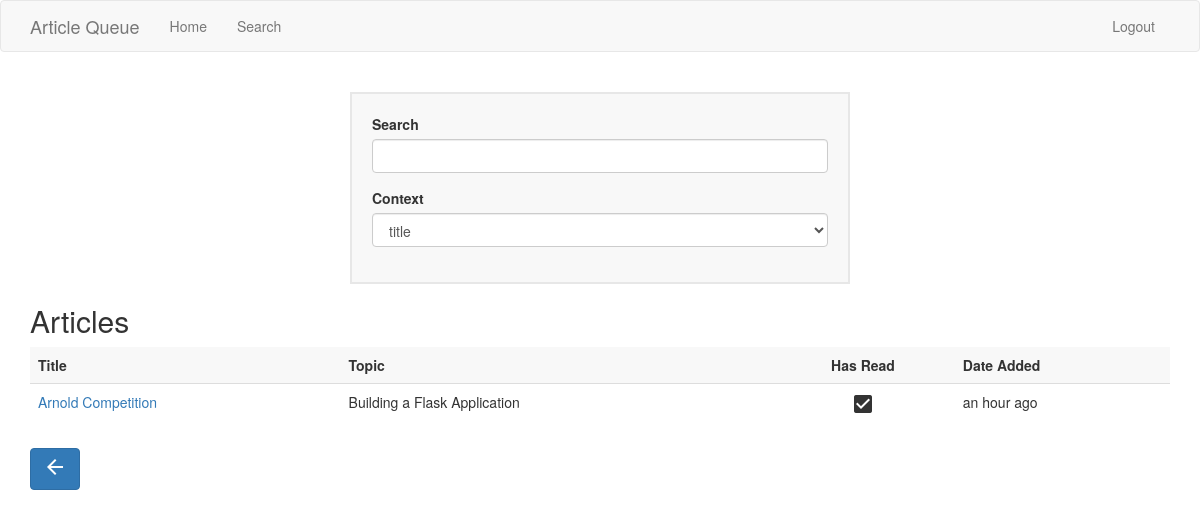
Page /search (signed in) on the committed database.
### app/models.py (models this page shows, shortened)
class Article(db.Model):
    id = db.Column(db.Integer, primary_key=True)
    title = db.Column(db.String(120), index=True)
    topic = db.Column(db.String(140), index=True)
    url = db.Column(db.String(120))
    timestamp = db.Column(db.DateTime, index=True, default=datetime.utcnow)
    has_read = db.Column(db.Boolean, default=False)
    user_id = db.Column(db.Integer, db.ForeignKey('user.id'))

### app/routes.py (the view)
@app.route('/search')
def search():
  form = SearchForm()
  articles = Article.query.all()
  context = request.args.get('context')
  if context == 'title':
    title = request.args.get('query')
    article_query = Article.query.filter(Article.title.like('%'+title+'%'))
    articles = [ article for article in article_query ]
  elif context == 'topic':
    topic = request.args.get('query')
    article_query = Article.query.filter(Article.topic.like('%'+topic+'%'))
    articles = [ article for article in article_query ]
  return render_template('search.html', form=form, articles=articles)

### app/forms.py
class SearchForm(FlaskForm):
    query = StringField('Search', validators=[DataRequired()])
    context = SelectField('Context', choices=['title', 'topic'], validators=[DataRequired()])
    def __init__(self, *args, **kwargs):
        if 'formdata' not in kwargs:
            kwargs['formdata'] = request.args
        if 'csrf_enabled' not in kwargs:
            kwargs['csrf_enabled'] = False
        super(SearchForm, self).__init__(*args, **kwargs)

### app/models.py (called while the page is built)
@login.user_loader
def load_user(id):
    return User.query.get(int(id))

### app/templates/search.html (shortened to what this page needs)
{% extends "base.html" %} {% import 'bootstrap/wtf.html' as wtf %} {% block
page_content %}
<div>
  <div class="card">{{ wtf.quick_form(form, method="GET") }}</div>
  {% if articles %}
  <div style="margin-top: 20px">
    <h2>Articles</h2>
    <table class="table">
      <thead class="table-header">
        <tr>
          <td>Title</td>
          <td>Topic</td>
          <td class="has-read-column">Has Read</td>
          <td>Date Added</td>
        </tr>
      </thead>
      <tbody class="article-list-body">
        {% for article in articles %} {% include
        'subtemplates/search_article.html' %} {% endfor %}
      </tbody>
    </table>
  </div>
  {% endif %} {% include 'subtemplates/back_button.html' %}
</div>
 {% endblock %}

### app/templates/subtemplates/search_article.html
{% block body %}
<tr class="article-row" id="{{ url_for( 'article', id=article.id ) }}">
  <td>
    <a href="{{ article.url }}" target="_blank">{{ article.title }}</a>
  </td>
  <td>{{ article.topic }}</td>
  <td class="has-read-column">
    {% if article.has_read %}
    <span class="material-icons"> check_box </span>
    {% else %}
    <span class="material-icons">check_box_outline_blank</span>
    {% endif %}
  </td>
  <td>{{ moment(article.timestamp).fromNow() }}</td>
</tr>
{% endblock %}

### app/static/css/main.css (style rules this page uses)
.card { width: 500px; background-color: #f8f8f8; border: #e7e7e7 2px solid; margin: 20px auto; padding: 20px; }
.table-header { font-weight: bold; background-color: #f8f8f8; }
.has-read-column { text-align: center; }

### rows in the picture
Article: title "Arnold Competition", topic "Building a Flask Application", has_read True (drawn), timestamp "an hour ago"
